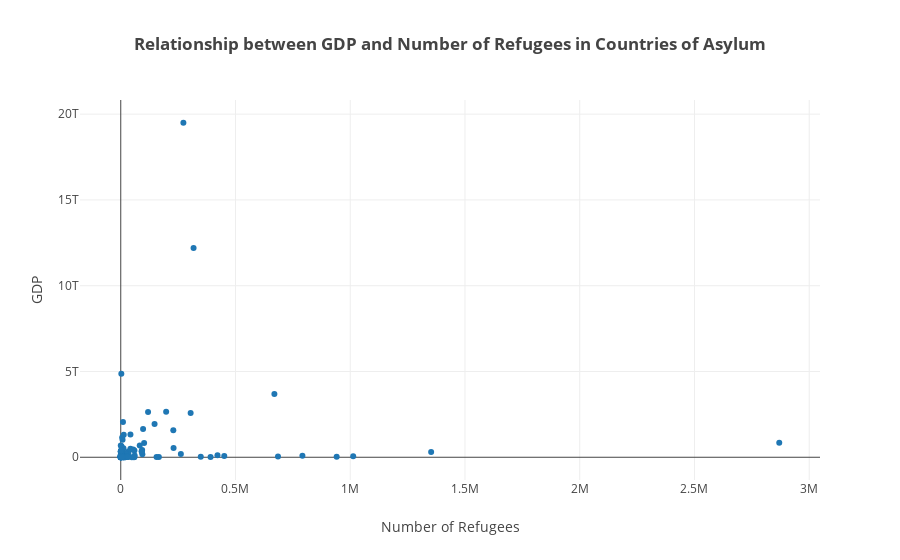

This figure's notebook cell:
### Code cell
trace = go.Scatter(
    x = gdp_2016['Total Refugees in Country'],
    y = gdp_2016['GDP'],
    mode = 'markers'
)

data = [trace]

layout = go.Layout(
    title='<b> Relationship between GDP and Number of Refugees in Countries of Asylum </b>',
    xaxis=dict(
        title='Number of Refugees'
    ),
    yaxis=dict(
        title='GDP'
    ),
    
)

fig = go.Figure(data=data, layout=layout)
iplot(fig, filename='scatter')

### Figure 1 — Plotly figure (JSON) as saved in the notebook; plotly's stock layout.template omitted (floating-point values rounded to 4 significant figures; data arrays with more than 128 entries replaced by an {"elided": "..."} marker saying what was removed)
{"data": [{"mode": "markers", "type": "scatter", "uid": "ebfd8efe-8bf9-4b6a-8155-7b1fe33fc87a", "x": {"elided": "136 int values"}, "y": {"elided": "136 float values"}}], "layout": {"title": {"text": "<b> Relationship between GDP and Number of Refugees in Countries of Asylum </b>"}, "xaxis": {"title": {"text": "Number of Refugees"}}, "yaxis": {"title": {"text": "GDP"}}}}
